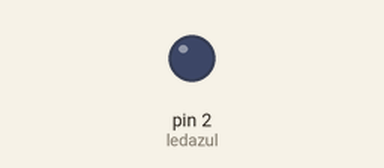
The program below on a simulated MicroPython board. Parts: output pins drawn as LEDs (lit = HIGH). At 11.0 s the program stops and its outputs stay as they are.

Above: at 0.1 s.
At 11.0 s:
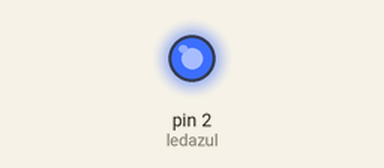
Timing chart, 0 to 12.5 s (numbered marks = the images above):
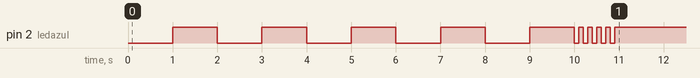

Measured:
- by itself, pin 2 (ledazul): goes 4 × (HIGH 1.0 s, LOW 1.0 s), HIGH 1.0 s, 4 × (LOW 0.10 s, HIGH 0.10 s), LOW 0.10 s, then HIGH

The program:

pins.py
```python
# traigo Pin de machine para poder obtener una instancia de ledazul (que es el pin 2)
from machine import Pin

# traigo time porque lo voy a usar para el sleep del parpadeo
import time

# defino ledazul como el pin 2 y lo configuro como salida
ledazul = Pin(2, Pin.OUT)

# apago el led azul
ledazul(0)

# enciendo el led azul
ledazul(1)

# itero un rango de 10 elementos
for i in range(10):
  # seteo el value de led azul con el resto a dos del valor iterado (va a ser 0 o 1)
  ledazul.value(i%2)
  #  hago un sleep de 1 segundo
  time.sleep(1)

#defino una función toggle que recibe un parámetro p (idealmente class Pin)
def toggle(p):
  # seteo el value de p como el valor actual negado
  p.value(not p.value())

# itero un rango de 10 elementos
for i in range(10):
  # ejecuto la función toggle pasándole ledazul como parámetro
  toggle(ledazul)
  # hago un sleep de 100ms
  time.sleep(0.1)
```
